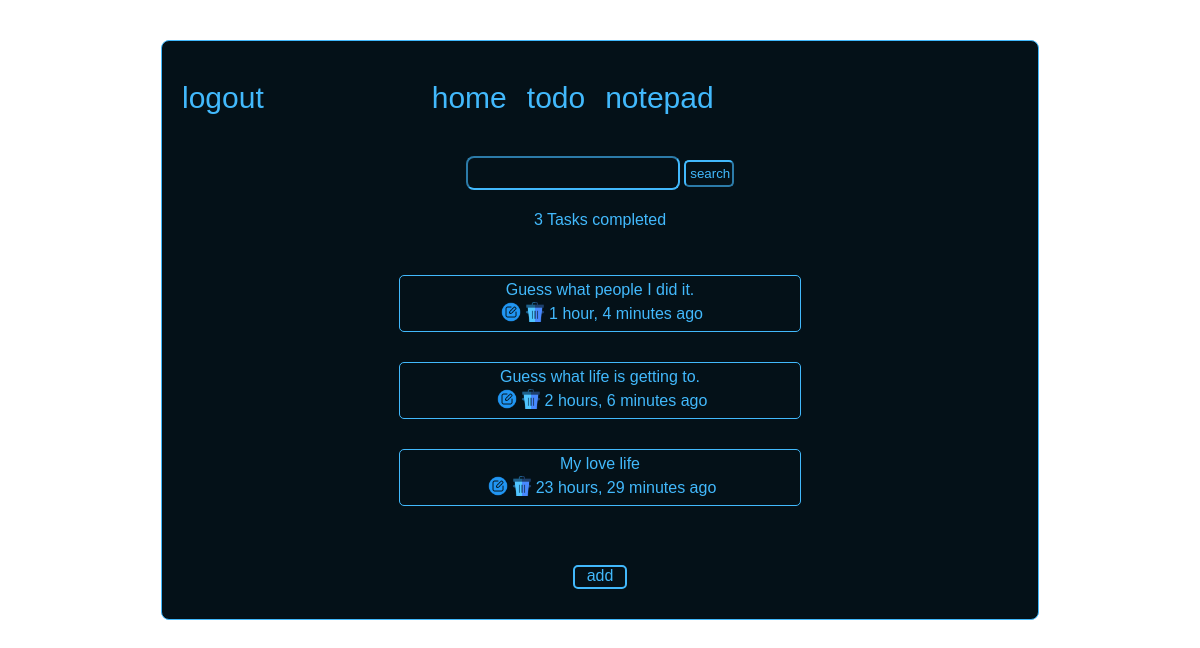
/notepadHome/ (signed in), run on an earlier commit of the app's database.
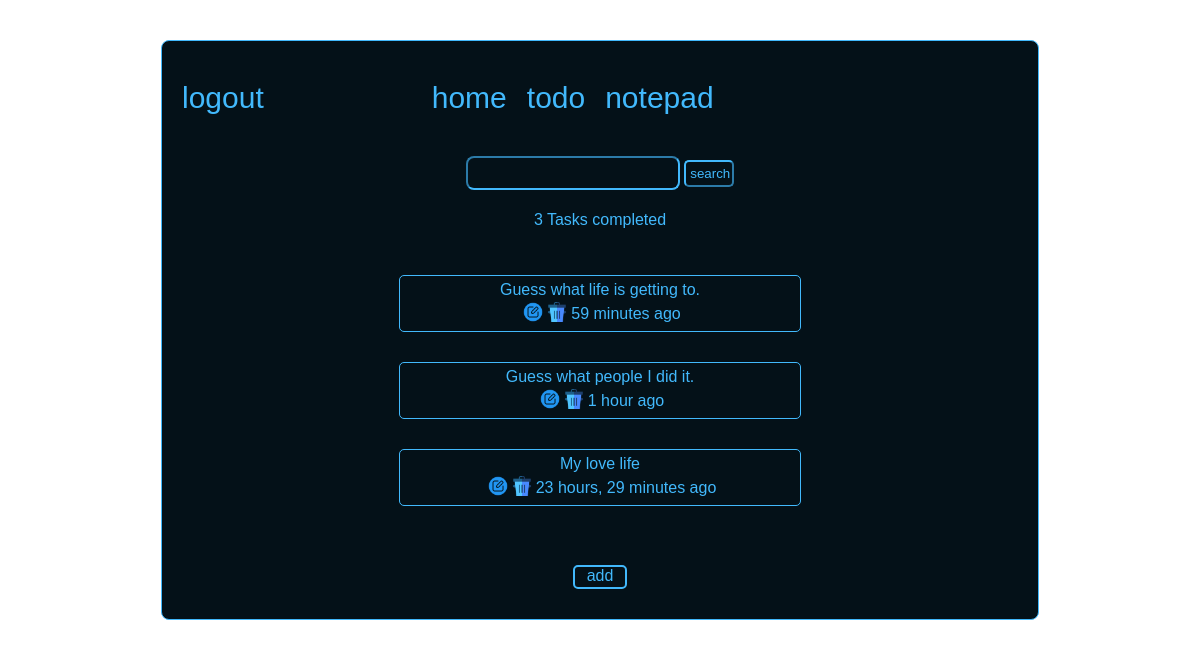
And on a later commit of the database.
### base/models.py (models this page shows)
class Notepad(models.Model):
    title = models.CharField(max_length=225)
    body = models.TextField()
    created = models.DateTimeField(auto_now=True)
    updated = models.DateField(auto_now=True)
    class Meta: ordering = ["-created", "-updated"]
    def __str__(self): return self.title

### base/views.py (the view)
# urls.py: path('notepadHome/', views.notepadHome, name='notepadHome'),
@login_required(login_url="MainLogin")
def notepadHome(request):
    q = request.GET.get('q') if request.GET.get('q') != None else ''
    notepad = Notepad.objects.filter(
        Q(title__icontains=q) | Q(body__icontains=q))
    note_count = notepad.count()
    context = {'notepad': notepad, 'note_count': note_count}
    return render(request, 'base/notepadHome.html', context)

### base/templates/base/notepadHome.html
{% extends 'main.html' %}
{% block content %}
    <div class='container-content'>
        {% include 'navBar.html' %}
        {% include 'searchBar.html' %}
        <div class='indicate'>
        {% if note_count == 0 %}
            <p >No task completed</p>
        {%elif  note_count == 1 %}
             <p > {{note_count}} Task completed</p>
        {%else%}
            <p > {{note_count}} Tasks completed</p>
        {%endif%}
        </div>
 <div class="container-container">
        {% for note in notepad%}
        <a href="{%url 'notepadRoom' note.id %}" id="pointer-id">
                <div class='div-container' >
                   {{note| capfirst}}
                   {%load static%}
                    <br/>
                    {% if request.user.is_authenticated%}
                    <div class="img-container">
                        <a href="{% url 'notepadUpdate' note.id%}"><img src="{% static 'images/edit (1).png'%}" id="img1"/></a>
                        <a href="{% url 'notepadDelete' note.id%}"><img src="{% static 'images/trash.png'%}" id="img2"/></a>
                    {{note.created | timesince}} ago
                    </div>
                    {% endif %}
                </div>
        </a>
            {%endfor%}
    </div>
            {% if request.user.is_authenticated%}
            <a href="{% url 'notepadCreate'%}" id='add-button'>add</a>
            {%endif%}
    </div>
{% endblock  %}

What changed in the data, as far as the page shows it:
changed Notepad "Guess what life is getting to.": created "2 hours, 6 minutes" → "59 minutes"; moves up the list
changed Notepad "Guess what people I did it.": created "1 hour, 4 minutes" → "1 hour"
